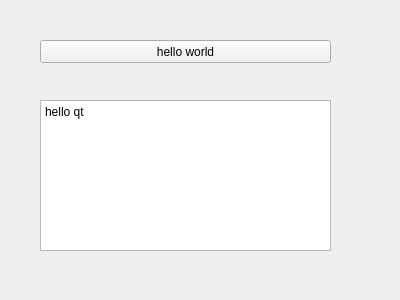
<?xml version="1.0" encoding="UTF-8"?>
<ui version="4.0">
 <class>Form</class>
 <widget class="QWidget" name="Form">
  <property name="geometry">
   <rect>
    <x>0</x>
    <y>0</y>
    <width>400</width>
    <height>300</height>
   </rect>
  </property>
  <property name="windowTitle">
   <string>Form</string>
  </property>
  <widget class="QPushButton" name="pushButton">
   <property name="geometry">
    <rect>
     <x>40</x>
     <y>40</y>
     <width>291</width>
     <height>23</height>
    </rect>
   </property>
   <property name="text">
    <string>hello world</string>
   </property>
  </widget>
  <widget class="QTextEdit" name="textEdit">
   <property name="geometry">
    <rect>
     <x>40</x>
     <y>100</y>
     <width>291</width>
     <height>151</height>
    </rect>
   </property>
   <property name="html">
    <string>&lt;!DOCTYPE HTML PUBLIC &quot;-//W3C//DTD HTML 4.0//EN&quot; &quot;http://www.w3.org/TR/REC-html40/strict.dtd&quot;&gt;
&lt;html&gt;&lt;head&gt;&lt;meta name=&quot;qrichtext&quot; content=&quot;1&quot; /&gt;&lt;style type=&quot;text/css&quot;&gt;
p, li { white-space: pre-wrap; }
&lt;/style&gt;&lt;/head&gt;&lt;body style=&quot; font-family:'SimSun'; font-size:9pt; font-weight:400; font-style:normal;&quot;&gt;
&lt;p style=&quot; margin-top:0px; margin-bottom:0px; margin-left:0px; margin-right:0px; -qt-block-indent:0; text-indent:0px;&quot;&gt;hello qt&lt;/p&gt;&lt;/body&gt;&lt;/html&gt;</string>
   </property>
  </widget>
 </widget>
 <resources/>
 <connections>
  <connection>
   <sender>pushButton</sender>
   <signal>clicked()</signal>
   <receiver>Form</receiver>
   <slot>hello()</slot>
   <hints>
    <hint type="sourcelabel">
     <x>233</x>
     <y>52</y>
    </hint>
    <hint type="destinationlabel">
     <x>264</x>
     <y>71</y>
    </hint>
   </hints>
  </connection>
 </connections>
 <slots>
  <slot>hello()</slot>
 </slots>
</ui>
